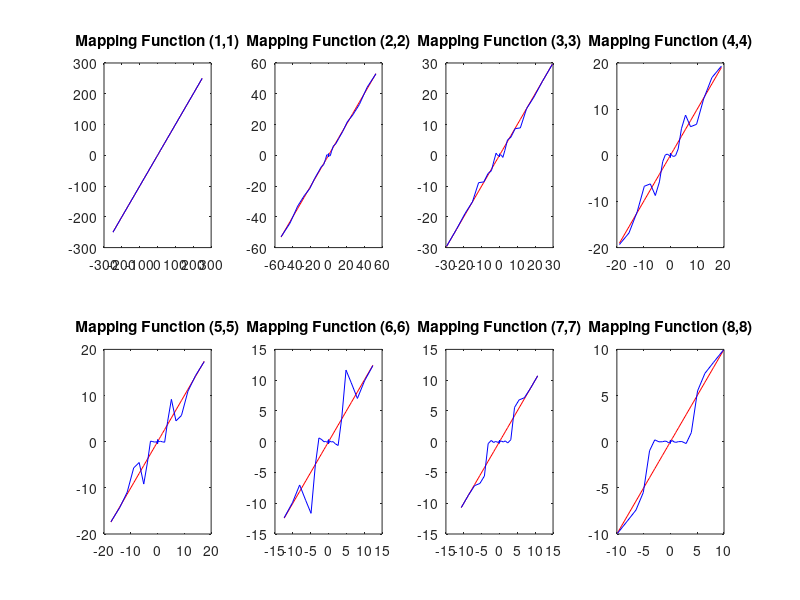

The MATLAB source for this figure:
load SLT_P
figure(1)
indexes=1:8;
index=(indexes-1)*N+indexes;
p=reshape(p,M+1,K);
for i=1:8
    subplot(2,4,i)
    q_tmp=q(1:M+1,index(i));
    sym_q_tmp=[-flipud(q_tmp);q_tmp];
    p_tmp=p(1:M+1,index(i));
    sym_p_tmp=[-flipud(p_tmp);p_tmp];
    plot(sym_q_tmp,sym_q_tmp,'r',sym_q_tmp,sym_p_tmp,'b')
    %legend('No Shinkage','Unweighted','Weighted')
    t=strcat('Mapping Function (',num2str(indexes(i)),',',num2str(num2str(indexes(i))),')');
    title(t)
end
